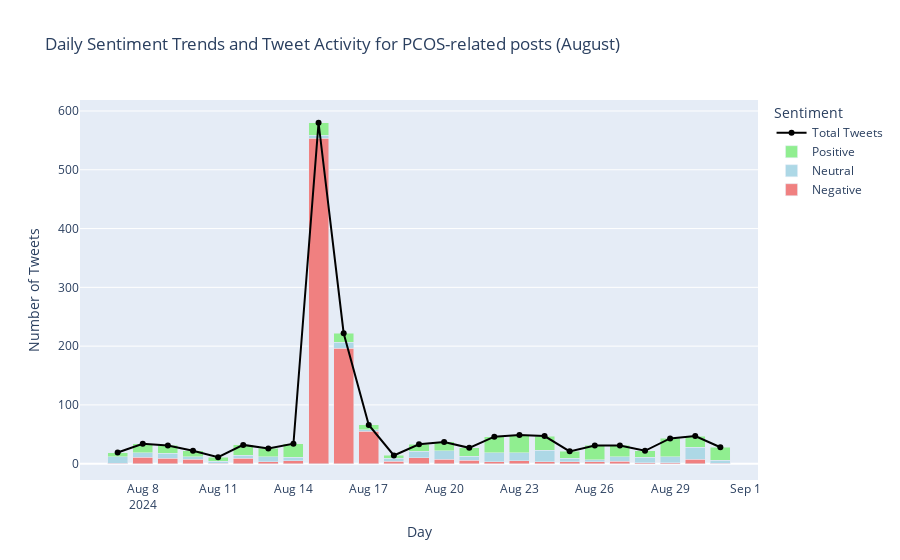
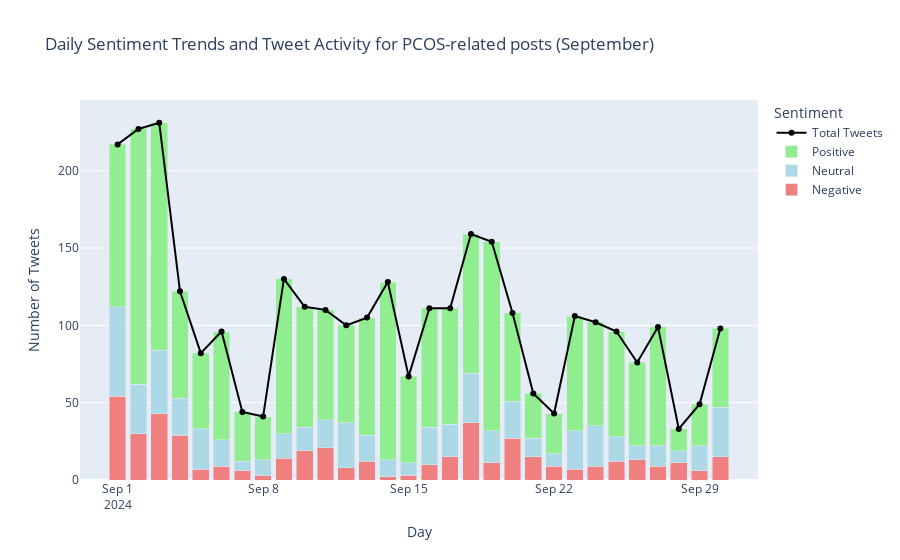
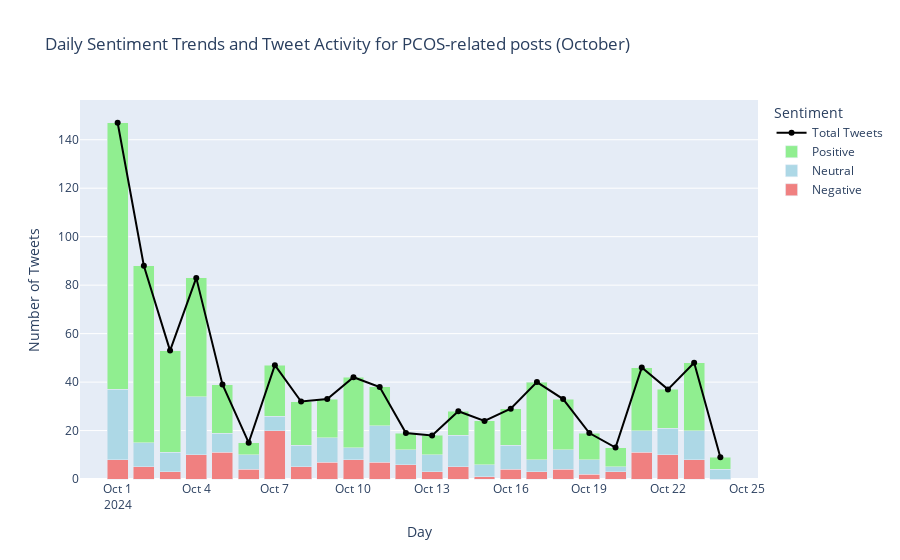

Here is the notebook cell these charts were saved with, in order:
### Markdown cell above
#### Focused Trends

### Code cell
# Ensure Date column is in datetime format
pcos_related['Date'] = pd.to_datetime(pcos_related['Date'], errors='coerce')
pcos_related['Day'] = pcos_related['Date'].dt.date  # Extract the day for daily analysis

# Function to create a graph for a specific month
def create_monthly_graph(month_data, month_name):
    # Group by Day and Sentiment for stacked bar data
    sentiment_daily = month_data.groupby(['Day', 'Sentiment']).size().unstack(fill_value=0)

    # Calculate total tweets per day
    total_tweets_daily = sentiment_daily.sum(axis=1)

    # Extract top 5 hashtags per day
    top_hashtags_daily = (
        month_data.explode('Hashtags')
        .groupby('Day')['Hashtags']
        .apply(lambda x: x.value_counts().head(5).index.tolist())
        .to_dict()
    )

    # Create a Plotly figure
    fig = go.Figure()

    # Define colors for each sentiment
    colors = {'Positive': 'lightgreen', 'Neutral': 'lightblue', 'Negative': 'lightcoral'}

    # Add stacked bar for sentiments (no text inside bars)
    for sentiment in sentiment_daily.columns:
        fig.add_trace(go.Bar(
            x=sentiment_daily.index.astype(str),  # Convert date to string for Plotly
            y=sentiment_daily[sentiment],
            name=sentiment,
            marker_color=colors[sentiment],
            hoverinfo="text",  # Hover functionality remains
            textposition="none",  # No text inside the bars
            # Hover text will now show sentiment count only (no total tweets)
            text=[
                f"{sentiment}: {value}"  # Only sentiment counts in hover text
                for day, value in zip(sentiment_daily.index, sentiment_daily[sentiment])
            ]
        ))

    # Add a line for total daily frequency
    fig.add_trace(go.Scatter(
        x=total_tweets_daily.index.astype(str),
        y=total_tweets_daily,
        mode='lines+markers',
        name='Total Tweets',
        line=dict(color='black', width=2),
        hoverinfo='text',
        # Show top 5 hashtags for each day, without the total tweet count
        text=[
            f"Top 5 hashtags:<br>{'<br>'.join(top_hashtags_daily.get(day, []))}"
            for day in total_tweets_daily.index
        ]
    ))

    # Layout adjustments
    fig.update_layout(
        title=f"Daily Sentiment Trends and Tweet Activity for PCOS-related posts ({month_name})",
        xaxis_title="Day",
        yaxis_title="Number of Tweets",
        barmode="stack",
        legend_title="Sentiment",
        hovermode="x unified"
    )

    return fig

# Filter data for each month
august_data = pcos_related[pcos_related['Date'].dt.month == 8]
september_data = pcos_related[pcos_related['Date'].dt.month == 9]
october_data = pcos_related[pcos_related['Date'].dt.month == 10]

# Create graphs for each month
fig_august = create_monthly_graph(august_data, "August")
fig_september = create_monthly_graph(september_data, "September")
fig_october = create_monthly_graph(october_data, "October")

# Display the graphs
fig_august.show()
fig_september.show()
fig_october.show()

### Figure 1 — Plotly figure (JSON) as saved in the notebook; plotly's stock layout.template omitted (floating-point values rounded to 4 significant figures)
{"data": [{"hoverinfo": "text", "marker": {"color": "lightcoral"}, "name": "Negative", "text": ["Negative: 1", "Negative: 11", "Negative: 9", "Negative: 8", "Negative: 1", "Negative: 9", "Negative: 3", "Negative: 5", "Negative: 554", "Negative: 196", "Negative: 55", "Negative: 4", "Negative: 10", "Negative: 8", "Negative: 6", "Negative: 3", "Negative: 5", "Negative: 3", "Negative: 3", "Negative: 3", "Negative: 4", "Negative: 2", "Negative: 2", "Negative: 8", "Negative: 1"], "textposition": "none", "type": "bar", "x": ["2024-08-07", "2024-08-08", "2024-08-09", "2024-08-10", "2024-08-11", "2024-08-12", "2024-08-13", "2024-08-14", "2024-08-15", "2024-08-16", "2024-08-17", "2024-08-18", "2024-08-19", "2024-08-20", "2024-08-21", "2024-08-22", "2024-08-23", "2024-08-24", "2024-08-25", "2024-08-26", "2024-08-27", "2024-08-28", "2024-08-29", "2024-08-30", "2024-08-31"], "y": [1, 11, 9, 8, 1, 9, 3, 5, 554, 196, 55, 4, 10, 8, 6, 3, 5, 3, 3, 3, 4, 2, 2, 8, 1]}, {"hoverinfo": "text", "marker": {"color": "lightblue"}, "name": "Neutral", "text": ["Neutral: 11", "Neutral: 8", "Neutral: 9", "Neutral: 4", "Neutral: 3", "Neutral: 5", "Neutral: 9", "Neutral: 6", "Neutral: 5", "Neutral: 11", "Neutral: 3", "Neutral: 5", "Neutral: 11", "Neutral: 14", "Neutral: 7", "Neutral: 16", "Neutral: 14", "Neutral: 20", "Neutral: 6", "Neutral: 4", "Neutral: 8", "Neutral: 9", "Neutral: 10", "Neutral: 20", "Neutral: 5"], "textposition": "none", "type": "bar", "x": ["2024-08-07", "2024-08-08", "2024-08-09", "2024-08-10", "2024-08-11", "2024-08-12", "2024-08-13", "2024-08-14", "2024-08-15", "2024-08-16", "2024-08-17", "2024-08-18", "2024-08-19", "2024-08-20", "2024-08-21", "2024-08-22", "2024-08-23", "2024-08-24", "2024-08-25", "2024-08-26", "2024-08-27", "2024-08-28", "2024-08-29", "2024-08-30", "2024-08-31"], "y": [11, 8, 9, 4, 3, 5, 9, 6, 5, 11, 3, 5, 11, 14, 7, 16, 14, 20, 6, 4, 8, 9, 10, 20, 5]}, {"hoverinfo": "text", "marker": {"color": "lightgreen"}, "name": "Positive", "text": ["Positive: 7", "Positive: 15", "Positive: 13", "Positive: 10", "Positive: 7", "Positive: 18", "Positive: 14", "Positive: 23", "Positive: 21", "Positive: 15", "Positive: 8", "Positive: 5", "Positive: 12", "Positive: 15", "Positive: 14", "Positive: 27", "Positive: 30", "Positive: 24", "Positive: 12", "Positive: 24", "Positive: 19", "Positive: 11", "Positive: 31", "Positive: 19", "Positive: 22"], "textposition": "none", "type": "bar", "x": ["2024-08-07", "2024-08-08", "2024-08-09", "2024-08-10", "2024-08-11", "2024-08-12", "2024-08-13", "2024-08-14", "2024-08-15", "2024-08-16", "2024-08-17", "2024-08-18", "2024-08-19", "2024-08-20", "2024-08-21", "2024-08-22", "2024-08-23", "2024-08-24", "2024-08-25", "2024-08-26", "2024-08-27", "2024-08-28", "2024-08-29", "2024-08-30", "2024-08-31"], "y": [7, 15, 13, 10, 7, 18, 14, 23, 21, 15, 8, 5, 12, 15, 14, 27, 30, 24, 12, 24, 19, 11, 31, 19, 22]}, {"hoverinfo": "text", "line": {"color": "black", "width": 2}, "mode": "lines+markers", "name": "Total Tweets", "text": ["Top 5 hashtags:<br>#infertility<br>#WomensHealth<br>#fertility<br>#health<br>#PolycysticOvarySyndrome", "Top 5 hashtags:<br>#AIDS<br>#GSSYcuresAIDS<br>#cancer<br>#Mentalhealth<br>#meditation", "Top 5 hashtags:<br>#pregnancy<br>#JCEM<br>#fertility<br>#infertility<br>#ivf", "Top 5 hashtags:<br>#disordered<br>#mentalhealth<br>#PCOSAwareness<br>#women<br>#ivf", "Top 5 hashtags:<br>#PCOD<br>#WomensHealth<br>#weightloss<br>#madewithlove<br>#punjab", "Top 5 hashtags:<br>#PCOSAwareness<br>#Wellness<br>#HealthMyths<br>#Infertility<br>#WomensHealth", "Top 5 hashtags:<br>#WomensHealth<br>#womenshealth<br>#plantbased<br>#endometriosis<br>#infertility", "Top 5 hashtags:<br>#pcosawareness<br>#nyse<br>#paris2024<br>#WomensHealth<br>#MedEd", "Top 5 hashtags:<br>#PCOSAwareness<br>#PCOSWarrior<br>#health<br>#PCOSSupport<br>#HormoneHealth", "Top 5 hashtags:<br>#PCOSAwareness<br>#PCOSWarrior<br>#Infertility<br>#CVD<br>#STEMI", "Top 5 hashtags:<br>#PCOSAwareness<br>#PCOSWarrior<br>#Infertility<br>#WomensHealth<br>#trucker", "Top 5 hashtags:<br>#Infertility<br>#GynaeCancers<br>#TheWombProject<br>#PMDD<br>#gynae", "Top 5 hashtags:<br>#PCOSWarrior<br>#PCOSAwareness<br>#pregnancy<br>#mounjaro<br>#discount", "Top 5 hashtags:<br>#fertility<br>#health<br>#PCOSAwareness<br>#mounjaro<br>#WomenHealth", "Top 5 hashtags:<br>#weightloss<br>#WomensHealth<br>#implantology<br>#mounjaro<br>#type2diabetes", "Top 5 hashtags:<br>#PCOSAwareness<br>#endometriosis<br>#HolidayWellness<br>#SelfCare<br>#PCOScommunity", "Top 5 hashtags:<br>#bodyliteracy<br>#FAMTaughtMe<br>#PCOSAwareness<br>#health<br>#IoT", "Top 5 hashtags:<br>#health<br>#bodyliteracy<br>#FAMTaughtMe<br>#gut<br>#microbiota", "Top 5 hashtags:<br>#infertility<br>#ivfjourney<br>#selfcare<br>#health<br>#WomensHealth", "Top 5 hashtags:<br>#womenshealth<br>#fertility<br>#PCOSAwareness<br>#health<br>#HormonalHealth", "Top 5 hashtags:<br>#WomensHealth<br>#endometriosis<br>#PCOSGuideline<br>#paiapcos<br>#AHAJournals", "Top 5 hashtags:<br>#WomensHealth<br>#health<br>#pelvicpain<br>#fibroids<br>#endometriosis", "Top 5 hashtags:<br>#WomensHealth<br>#endometriosis<br>#infertility<br>#pelvicpain<br>#adenomyosis", "Top 5 hashtags:<br>#veganfood<br>#nutrition<br>#alkalineveganrecipes<br>#drsebidiet<br>#drsebirecipes", "Top 5 hashtags:<br>#anxiety<br>#fertility<br>#infertility<br>#ivf<br>#WomensHealth"], "type": "scatter", "x": ["2024-08-07", "2024-08-08", "2024-08-09", "2024-08-10", "2024-08-11", "2024-08-12", "2024-08-13", "2024-08-14", "2024-08-15", "2024-08-16", "2024-08-17", "2024-08-18", "2024-08-19", "2024-08-20", "2024-08-21", "2024-08-22", "2024-08-23", "2024-08-24", "2024-08-25", "2024-08-26", "2024-08-27", "2024-08-28", "2024-08-29", "2024-08-30", "2024-08-31"], "y": [19, 34, 31, 22, 11, 32, 26, 34, 580, 222, 66, 14, 33, 37, 27, 46, 49, 47, 21, 31, 31, 22, 43, 47, 28]}], "layout": {"autosize": true, "barmode": "stack", "hovermode": "x unified", "legend": {"title": {"text": "Sentiment"}}, "title": {"text": "Daily Sentiment Trends and Tweet Activity for PCOS-related posts (August)"}, "xaxis": {"autorange": true, "range": ["2024-08-05 10:17:08.5714", "2024-09-01 13:42:51.4286"], "title": {"text": "Day"}, "type": "date"}, "yaxis": {"autorange": true, "range": [-35.96, 627.0], "title": {"text": "Number of Tweets"}, "type": "linear"}}}

### Figure 2 — Plotly figure (JSON) as saved in the notebook; plotly's stock layout.template omitted (floating-point values rounded to 4 significant figures)
{"data": [{"hoverinfo": "text", "marker": {"color": "lightcoral"}, "name": "Negative", "text": ["Negative: 54", "Negative: 30", "Negative: 43", "Negative: 29", "Negative: 7", "Negative: 9", "Negative: 6", "Negative: 3", "Negative: 14", "Negative: 19", "Negative: 21", "Negative: 8", "Negative: 12", "Negative: 2", "Negative: 3", "Negative: 10", "Negative: 15", "Negative: 37", "Negative: 11", "Negative: 27", "Negative: 15", "Negative: 9", "Negative: 7", "Negative: 9", "Negative: 12", "Negative: 13", "Negative: 9", "Negative: 11", "Negative: 6", "Negative: 15"], "textposition": "none", "type": "bar", "x": ["2024-09-01", "2024-09-02", "2024-09-03", "2024-09-04", "2024-09-05", "2024-09-06", "2024-09-07", "2024-09-08", "2024-09-09", "2024-09-10", "2024-09-11", "2024-09-12", "2024-09-13", "2024-09-14", "2024-09-15", "2024-09-16", "2024-09-17", "2024-09-18", "2024-09-19", "2024-09-20", "2024-09-21", "2024-09-22", "2024-09-23", "2024-09-24", "2024-09-25", "2024-09-26", "2024-09-27", "2024-09-28", "2024-09-29", "2024-09-30"], "y": [54, 30, 43, 29, 7, 9, 6, 3, 14, 19, 21, 8, 12, 2, 3, 10, 15, 37, 11, 27, 15, 9, 7, 9, 12, 13, 9, 11, 6, 15]}, {"hoverinfo": "text", "marker": {"color": "lightblue"}, "name": "Neutral", "text": ["Neutral: 58", "Neutral: 32", "Neutral: 41", "Neutral: 24", "Neutral: 26", "Neutral: 17", "Neutral: 6", "Neutral: 10", "Neutral: 16", "Neutral: 15", "Neutral: 18", "Neutral: 29", "Neutral: 17", "Neutral: 11", "Neutral: 8", "Neutral: 24", "Neutral: 21", "Neutral: 32", "Neutral: 21", "Neutral: 24", "Neutral: 12", "Neutral: 8", "Neutral: 25", "Neutral: 26", "Neutral: 16", "Neutral: 9", "Neutral: 13", "Neutral: 8", "Neutral: 16", "Neutral: 32"], "textposition": "none", "type": "bar", "x": ["2024-09-01", "2024-09-02", "2024-09-03", "2024-09-04", "2024-09-05", "2024-09-06", "2024-09-07", "2024-09-08", "2024-09-09", "2024-09-10", "2024-09-11", "2024-09-12", "2024-09-13", "2024-09-14", "2024-09-15", "2024-09-16", "2024-09-17", "2024-09-18", "2024-09-19", "2024-09-20", "2024-09-21", "2024-09-22", "2024-09-23", "2024-09-24", "2024-09-25", "2024-09-26", "2024-09-27", "2024-09-28", "2024-09-29", "2024-09-30"], "y": [58, 32, 41, 24, 26, 17, 6, 10, 16, 15, 18, 29, 17, 11, 8, 24, 21, 32, 21, 24, 12, 8, 25, 26, 16, 9, 13, 8, 16, 32]}, {"hoverinfo": "text", "marker": {"color": "lightgreen"}, "name": "Positive", "text": ["Positive: 105", "Positive: 165", "Positive: 147", "Positive: 69", "Positive: 49", "Positive: 70", "Positive: 32", "Positive: 28", "Positive: 100", "Positive: 78", "Positive: 71", "Positive: 63", "Positive: 76", "Positive: 115", "Positive: 56", "Positive: 77", "Positive: 75", "Positive: 90", "Positive: 122", "Positive: 57", "Positive: 29", "Positive: 26", "Positive: 74", "Positive: 67", "Positive: 68", "Positive: 54", "Positive: 77", "Positive: 14", "Positive: 27", "Positive: 51"], "textposition": "none", "type": "bar", "x": ["2024-09-01", "2024-09-02", "2024-09-03", "2024-09-04", "2024-09-05", "2024-09-06", "2024-09-07", "2024-09-08", "2024-09-09", "2024-09-10", "2024-09-11", "2024-09-12", "2024-09-13", "2024-09-14", "2024-09-15", "2024-09-16", "2024-09-17", "2024-09-18", "2024-09-19", "2024-09-20", "2024-09-21", "2024-09-22", "2024-09-23", "2024-09-24", "2024-09-25", "2024-09-26", "2024-09-27", "2024-09-28", "2024-09-29", "2024-09-30"], "y": [105, 165, 147, 69, 49, 70, 32, 28, 100, 78, 71, 63, 76, 115, 56, 77, 75, 90, 122, 57, 29, 26, 74, 67, 68, 54, 77, 14, 27, 51]}, {"hoverinfo": "text", "line": {"color": "black", "width": 2}, "mode": "lines+markers", "name": "Total Tweets", "text": ["Top 5 hashtags:<br>#WorldPCOSDay<br>#PCOSAwarenessMonth<br>#PCOSAwareness<br>#WomensHealth<br>#pcosawarenessmonth", "Top 5 hashtags:<br>#PCOSAwarenessMonth<br>#WorldPCOSDay<br>#PCOSAwareness<br>#pcosawareness<br>#PCOSAwarenessMonth2024", "Top 5 hashtags:<br>#PCOSAwarenessMonth<br>#PCOSAwareness<br>#WorldPCOSDay<br>#PMS<br>#menstruation", "Top 5 hashtags:<br>#PCOSAwarenessMonth<br>#PCOSAwareness<br>#WomensHealth<br>#pcosawarenessmonth<br>#WorldPCOSDay", "Top 5 hashtags:<br>#PCOSAwarenessMonth<br>#DIYpcosremedies<br>#herbalremediesforpolycysticovarysyndrome<br>#polycysticovarysyndrome<br>#naturalpcostreatments", "Top 5 hashtags:<br>#PCOSAwarenessMonth<br>#ConfidenceBeyondPCOS2024<br>#HelloPerfect<br>#pcosawarenessmonth<br>#PCOSAwareness", "Top 5 hashtags:<br>#PCOSAwareness<br>#PCOSAwarenessMonth<br>#PCOSSupport<br>#pcosawarenessmonth<br>#hygeiahmo", "Top 5 hashtags:<br>#PCOSAwarenessMonth<br>#WomensHealth<br>#PCOSAwareness<br>#infertility<br>#ivfjourney", "Top 5 hashtags:<br>#PCOSAwareness<br>#PCOSAwarenessMonth<br>#PCOSWARRIOR<br>#pcosawareness<br>#fertility", "Top 5 hashtags:<br>#PCOSAwareness<br>#PCOSAwarenessMonth<br>#pcosawareness<br>#pcosawarenessmonth<br>#WomensHealth", "Top 5 hashtags:<br>#pcosawareness<br>#PCOSAwarenessMonth<br>#medicaleducation<br>#PCOSawarenessmonth<br>#PCOSAwareness", "Top 5 hashtags:<br>#PCOSAwarenessMonth<br>#pcosawarenessmonth<br>#PCOSAwareness<br>#PolycysticOvarySyndrome<br>#pcosawareness", "Top 5 hashtags:<br>#PCOSAwarenessMonth<br>#PCOSAwareness<br>#pcosawareness<br>#pcosawarenessmonth<br>#fertility", "Top 5 hashtags:<br>#HelloPerfect<br>#Confidencebeyondpcos2024<br>#ConfidenceBeyondPCOS2024<br>#SirenCo<br>#PCOSAwarenessMonth", "Top 5 hashtags:<br>#PCOSAwareness<br>#PCOSAwarenessMonth<br>#HelloPerfect<br>#fertility<br>#WeightLoss", "Top 5 hashtags:<br>#PCOSAwareness<br>#pcosdiet<br>#pcosawarenessmonth<br>#PCOSAwarenessMonth<br>#pcosawareness", "Top 5 hashtags:<br>#PCOSAwarenessMonth<br>#pcosawareness<br>#PCOSAwareness<br>#fertility<br>#pcosawarenessmonth", "Top 5 hashtags:<br>#PCOSAwareness<br>#PCOSAwarenessMonth<br>#pcosawareness<br>#PCOSAdvocate<br>#pcosawarenessmonth", "Top 5 hashtags:<br>#pcosawarenessmonth<br>#PCOSAwareness<br>#PCOSAwarenessMonth<br>#pcosawareness<br>#WomensHealth", "Top 5 hashtags:<br>#PCOSAwareness<br>#pcosawarenessmonth<br>#PCOSWarrior<br>#pcosawareness<br>#PCOSAwarenessMonth", "Top 5 hashtags:<br>#PCOSAwarenessMonth<br>#PCOSAwareness<br>#PIBU<br>#infertility<br>#PCOSWarrior", "Top 5 hashtags:<br>#PCOSAwarenessMonth<br>#PCOSAwareness<br>#WomensHealth<br>#fertility<br>#CoMICsLite", "Top 5 hashtags:<br>#PCOSAwareness<br>#PCOSAwarenessMonth<br>#WomensHealth<br>#fertilityjourney<br>#PCOSAwarenessWeek", "Top 5 hashtags:<br>#WomensHealth<br>#PCOSAwareness<br>#Pregnancy<br>#Menopause<br>#Migraines", "Top 5 hashtags:<br>#PCOSAwarenessMonth<br>#pcosawareness<br>#WomensHealth<br>#PCOSAwareness<br>#Endometriosis", "Top 5 hashtags:<br>#PCOSAwareness<br>#FertilityCare<br>#pcosawareness<br>#PCOSAwarenessMonth<br>#NeogenesisFertilityCenter", "Top 5 hashtags:<br>#PCOSAwarenessMonth<br>#SIMBA<br>#pcossupport<br>#pcosawareness<br>#PCOSAwareness", "Top 5 hashtags:<br>#PCOSAwarenessMonth<br>#pcosawareness<br>#infertility<br>#PCOSAwareness<br>#Philippines", "Top 5 hashtags:<br>#PCOSAwarenessMonth<br>#CaocherryTampons<br>#PCOSAwareness<br>#Supplements<br>#Dietary", "Top 5 hashtags:<br>#PCOSAwareness<br>#infertility<br>#insulinresistance<br>#pcosdiet<br>#pcosweightloss"], "type": "scatter", "x": ["2024-09-01", "2024-09-02", "2024-09-03", "2024-09-04", "2024-09-05", "2024-09-06", "2024-09-07", "2024-09-08", "2024-09-09", "2024-09-10", "2024-09-11", "2024-09-12", "2024-09-13", "2024-09-14", "2024-09-15", "2024-09-16", "2024-09-17", "2024-09-18", "2024-09-19", "2024-09-20", "2024-09-21", "2024-09-22", "2024-09-23", "2024-09-24", "2024-09-25", "2024-09-26", "2024-09-27", "2024-09-28", "2024-09-29", "2024-09-30"], "y": [217, 227, 231, 122, 82, 96, 44, 41, 130, 112, 110, 100, 105, 128, 67, 111, 111, 159, 154, 108, 56, 43, 106, 102, 96, 76, 99, 33, 49, 98]}], "layout": {"autosize": true, "barmode": "stack", "hovermode": "x unified", "legend": {"title": {"text": "Sentiment"}}, "title": {"text": "Daily Sentiment Trends and Tweet Activity for PCOS-related posts (September)"}, "xaxis": {"autorange": true, "range": ["2024-08-30 02:25:42.8571", "2024-10-01 21:34:17.1429"], "title": {"text": "Day"}, "type": "date"}, "yaxis": {"autorange": true, "range": [0, 248.6], "title": {"text": "Number of Tweets"}, "type": "linear"}}}

### Figure 3 — Plotly figure (JSON) as saved in the notebook; plotly's stock layout.template omitted (floating-point values rounded to 4 significant figures)
{"data": [{"hoverinfo": "text", "marker": {"color": "lightcoral"}, "name": "Negative", "text": ["Negative: 8", "Negative: 5", "Negative: 3", "Negative: 10", "Negative: 11", "Negative: 4", "Negative: 20", "Negative: 5", "Negative: 7", "Negative: 8", "Negative: 7", "Negative: 6", "Negative: 3", "Negative: 5", "Negative: 1", "Negative: 4", "Negative: 3", "Negative: 4", "Negative: 2", "Negative: 3", "Negative: 11", "Negative: 10", "Negative: 8", "Negative: 0"], "textposition": "none", "type": "bar", "x": ["2024-10-01", "2024-10-02", "2024-10-03", "2024-10-04", "2024-10-05", "2024-10-06", "2024-10-07", "2024-10-08", "2024-10-09", "2024-10-10", "2024-10-11", "2024-10-12", "2024-10-13", "2024-10-14", "2024-10-15", "2024-10-16", "2024-10-17", "2024-10-18", "2024-10-19", "2024-10-20", "2024-10-21", "2024-10-22", "2024-10-23", "2024-10-24"], "y": [8, 5, 3, 10, 11, 4, 20, 5, 7, 8, 7, 6, 3, 5, 1, 4, 3, 4, 2, 3, 11, 10, 8, 0]}, {"hoverinfo": "text", "marker": {"color": "lightblue"}, "name": "Neutral", "text": ["Neutral: 29", "Neutral: 10", "Neutral: 8", "Neutral: 24", "Neutral: 8", "Neutral: 6", "Neutral: 6", "Neutral: 9", "Neutral: 10", "Neutral: 5", "Neutral: 15", "Neutral: 6", "Neutral: 7", "Neutral: 13", "Neutral: 5", "Neutral: 10", "Neutral: 5", "Neutral: 8", "Neutral: 6", "Neutral: 2", "Neutral: 9", "Neutral: 11", "Neutral: 12", "Neutral: 4"], "textposition": "none", "type": "bar", "x": ["2024-10-01", "2024-10-02", "2024-10-03", "2024-10-04", "2024-10-05", "2024-10-06", "2024-10-07", "2024-10-08", "2024-10-09", "2024-10-10", "2024-10-11", "2024-10-12", "2024-10-13", "2024-10-14", "2024-10-15", "2024-10-16", "2024-10-17", "2024-10-18", "2024-10-19", "2024-10-20", "2024-10-21", "2024-10-22", "2024-10-23", "2024-10-24"], "y": [29, 10, 8, 24, 8, 6, 6, 9, 10, 5, 15, 6, 7, 13, 5, 10, 5, 8, 6, 2, 9, 11, 12, 4]}, {"hoverinfo": "text", "marker": {"color": "lightgreen"}, "name": "Positive", "text": ["Positive: 110", "Positive: 73", "Positive: 42", "Positive: 49", "Positive: 20", "Positive: 5", "Positive: 21", "Positive: 18", "Positive: 16", "Positive: 29", "Positive: 16", "Positive: 7", "Positive: 8", "Positive: 10", "Positive: 18", "Positive: 15", "Positive: 32", "Positive: 21", "Positive: 11", "Positive: 8", "Positive: 26", "Positive: 16", "Positive: 28", "Positive: 5"], "textposition": "none", "type": "bar", "x": ["2024-10-01", "2024-10-02", "2024-10-03", "2024-10-04", "2024-10-05", "2024-10-06", "2024-10-07", "2024-10-08", "2024-10-09", "2024-10-10", "2024-10-11", "2024-10-12", "2024-10-13", "2024-10-14", "2024-10-15", "2024-10-16", "2024-10-17", "2024-10-18", "2024-10-19", "2024-10-20", "2024-10-21", "2024-10-22", "2024-10-23", "2024-10-24"], "y": [110, 73, 42, 49, 20, 5, 21, 18, 16, 29, 16, 7, 8, 10, 18, 15, 32, 21, 11, 8, 26, 16, 28, 5]}, {"hoverinfo": "text", "line": {"color": "black", "width": 2}, "mode": "lines+markers", "name": "Total Tweets", "text": ["Top 5 hashtags:<br>#misinformation<br>#doctors<br>#WomensHealth<br>#PCOSAwareness<br>#Empowering", "Top 5 hashtags:<br>#misinformation<br>#doctors<br>#WomensHealth<br>#PCOSAwareness<br>#endometriosis", "Top 5 hashtags:<br>#WomensHealth<br>#PCOSguideline<br>#PCOSAdvocate<br>#Endocrinology<br>#pcosawareness", "Top 5 hashtags:<br>#PCOSAwareness<br>#endometriosis<br>#infertility<br>#pregnancy<br>#miscarriage", "Top 5 hashtags:<br>#pcosdiet<br>#pcosfood<br>#pcosawareness<br>#pcosmeals<br>#pcoswarrior", "Top 5 hashtags:<br>#PCOSAwareness<br>#womenshealth<br>#Fertilitytreatment<br>#pcosweightloss<br>#birthoutcomes", "Top 5 hashtags:<br>#twins<br>#infertility<br>#HCGtest<br>#miscarried<br>#pregnant", "Top 5 hashtags:<br>#health<br>#wellness<br>#WomensHealth<br>#endometriosis<br>#PCOD", "Top 5 hashtags:<br>#WomensHealth<br>#fertility<br>#endometriosis<br>#PCOSAwareness<br>#infertility", "Top 5 hashtags:<br>#WomensHealth<br>#womenshealth<br>#PCOSAwareness<br>#MP<br>#economy", "Top 5 hashtags:<br>#ClinicalPearl<br>#PCOSAwareness<br>#WomensHealth<br>#infertility<br>#endometriosis", "Top 5 hashtags:<br>#ClinicalPearl<br>#nigricans<br>#Acanthosis<br>#svasthahospital<br>#hospitals", "Top 5 hashtags:<br>#pcosawareness<br>#UCP<br>#pcodweightloss<br>#exercise<br>#physicalactivity", "Top 5 hashtags:<br>#pcosawareness<br>#pcosproblems<br>#WomensHealth<br>#fertility<br>#endometriosis", "Top 5 hashtags:<br>#WomensHealth<br>#PCOSAwareness<br>#fertility<br>#womenshealth<br>#ReproductiveHealth", "Top 5 hashtags:<br>#womenshealth<br>#pcosweightloss<br>#wellness<br>#pcosawareness<br>#endometriosis", "Top 5 hashtags:<br>#osteoporosis<br>#Palam<br>#health<br>#fertility<br>#women", "Top 5 hashtags:<br>#nutritionknowledge<br>#plantbased<br>#foodinsecurity<br>#vaping<br>#seafood", "Top 5 hashtags:<br>#fertility<br>#health<br>#metabolic<br>#insulinresistance<br>#infertility", "Top 5 hashtags:<br>#Mentalhealth<br>#cancer<br>#AIDS<br>#addiction<br>#Peace", "Top 5 hashtags:<br>#addiction<br>#Mentalhealth<br>#autism<br>#cancer<br>#AIDS", "Top 5 hashtags:<br>#ASRM2024<br>#fertility<br>#birthcontrol<br>#metformin<br>#metabolicsyndrome", "Top 5 hashtags:<br>#ASRM2024<br>#WomensHealth<br>#HeartHealth<br>#Research<br>#PublicHealth", "Top 5 hashtags:<br>#PCOSAwareness<br>#PCOSJourney<br>#WomensHealth<br>#PCOSFacts<br>#PCOSSupport"], "type": "scatter", "x": ["2024-10-01", "2024-10-02", "2024-10-03", "2024-10-04", "2024-10-05", "2024-10-06", "2024-10-07", "2024-10-08", "2024-10-09", "2024-10-10", "2024-10-11", "2024-10-12", "2024-10-13", "2024-10-14", "2024-10-15", "2024-10-16", "2024-10-17", "2024-10-18", "2024-10-19", "2024-10-20", "2024-10-21", "2024-10-22", "2024-10-23", "2024-10-24"], "y": [147, 88, 53, 83, 39, 15, 47, 32, 33, 42, 38, 19, 18, 28, 24, 29, 40, 33, 19, 13, 46, 37, 48, 9]}], "layout": {"autosize": true, "barmode": "stack", "hovermode": "x unified", "legend": {"title": {"text": "Sentiment"}}, "title": {"text": "Daily Sentiment Trends and Tweet Activity for PCOS-related posts (October)"}, "xaxis": {"autorange": true, "range": ["2024-09-29 11:51:25.7143", "2024-10-25 12:08:34.2857"], "title": {"text": "Day"}, "type": "date"}, "yaxis": {"autorange": true, "range": [-2.388, 158.4], "title": {"text": "Number of Tweets"}, "type": "linear"}}}
